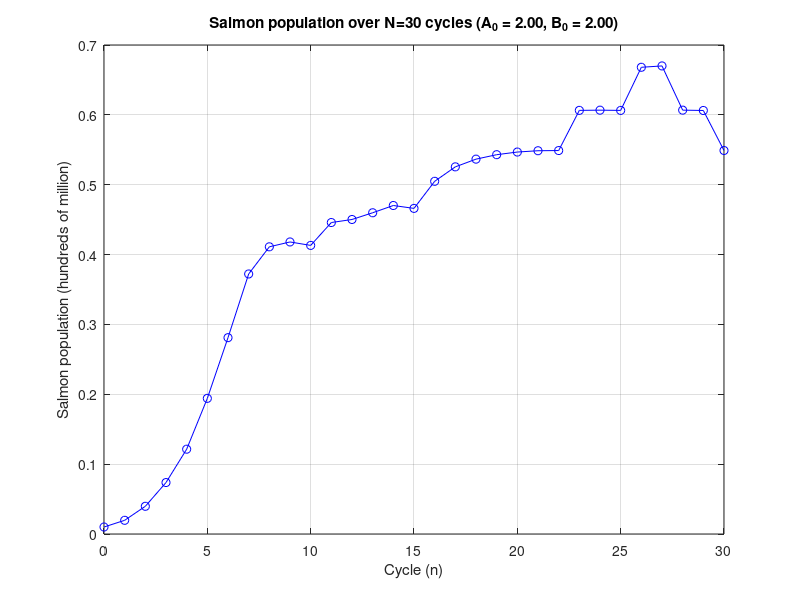
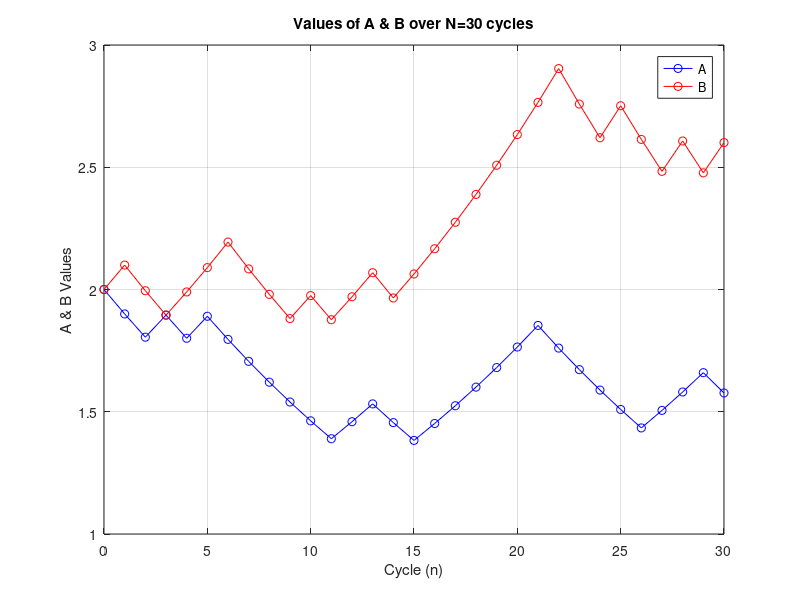

These charts were generated, in order, by the following MATLAB code:

clear; clc; close all;

% We introduce some randomness into our parameters alpha, beta, and gamma to model the variability of external factors such as 

% Our permissable range is defined as follows
% a) 1 < alpha * (t_e - t_0) < 10 - Represent proportion of salmon larvae which reach adulthood in a given cycle 
% b) 3 < beta * gamma < 20        - Represent product of reproduction and youth survival rate of surviving larvae


% We will randomly generate a value in each given range for A and B.
% The randomness of the parameters will mimic the natural randomness in the quality of conditions of the given environment
% We use a normal distribution to generate our random numbers between cycles
% TODO: Should we use a uniform distribution?

% We will 

% A
% - low A value may represent an environmental factor which negatively affects the survival rate of smolts (young adults)  
%   prior to reaching full maturity. 
%   Examples may increased more pollution (man made infrastructure related), or the underrepresentation of a predatory 
%   species in the environment.

% - high A value may represent an environmental factor which positively affects the reproduction rate of adult salmon + survival 
%   rate of larvae between cycles. Examples may include less pollution, or the overfishing of a predatory species.

% B
% - low B value may represent an environmental factor which negatively affects the reproduction rate of adult salmon + survival 
%   rate of larvae between cycles. Examples may increased less pollution, or the overrepresentation of a predatory species in 
%   the environment.
% - high B value may represent an environmental factor which positively affects the reproduction rate of adult salmon + survival 
%   rate of larvae between cycles. Examples may include less pollution, or the overfishing of a predatory species.

% -----------------------------------------------------------------------------------------------------------------------

% Model:
% x(n+1) = gamma * beta * x(n) * exp(-alpha * x(n) * (t_e - t_0));
% x(n+1) = B * x(n) * exp( x(n) * A);

% Simulation over N cycles with randomly selected parameters

% Initial salmon population of 1 hundred million
x_0 = 0.01;

% N - number of cycles
N = 30;

% Result array - initially all 0
% Set result of cycle n at x(n)
x = zeros(N, 1);

A_low = 2;
B_low = 2;
% A_mid = 5;
% B_mid = 2;
% A_high = 8;
% B_high = 18;


A = zeros(N, 1);
A(1) = A_low;

B = zeros(N, 1);
B(1) = B_low;

x(1) = x_0;

for n=1: N
    % Generate random A and B values from permissible ranges
    % a) 1 < A < 10 
    % b) 3 < B < 20
    
    % Calculate model output
    x(n+1) = B(n) * x(n) * exp(x(n) * -A(n));

    % Perturb + update A and B

    % Range: 0-1
    rand_val_A = rand();
    
    if rand_val_A > 0.5
        % Perturb prev A val by +5%
        A(n+1) = 1.05 * A(n);
    else
        % Perturb prev A val by -5%
        A(n+1) = 0.95 * A(n);
    end

    rand_val_B = rand()
    if rand_val_B > 0.5
        % Perturb prev B val by +5%
        B(n+1) = 1.05 * B(n);
    else
        % Perturb prev B val by +5%
        B(n+1) = 0.95 * B(n);
    end
end

% Plot all x_n for range 1:N
figure;
plot(0: N, x, 'bo-');
xlabel("Cycle (n)");
ylabel("Salmon population (hundreds of million)");
grid("on");
title(sprintf("Salmon population over N=%d cycles (A_0 = %.2f, B_0 = %.2f)", N, A(1), B(1)));

figure;
plot(0: N, A, 'bo-');
hold on;
plot(0: N, B, 'ro-');
hold off;

xlabel("Cycle (n)");
ylabel("A & B Values");
grid("on");
title(sprintf("Values of A & B over N=%d cycles", N))
legend({'A', 'B'});







